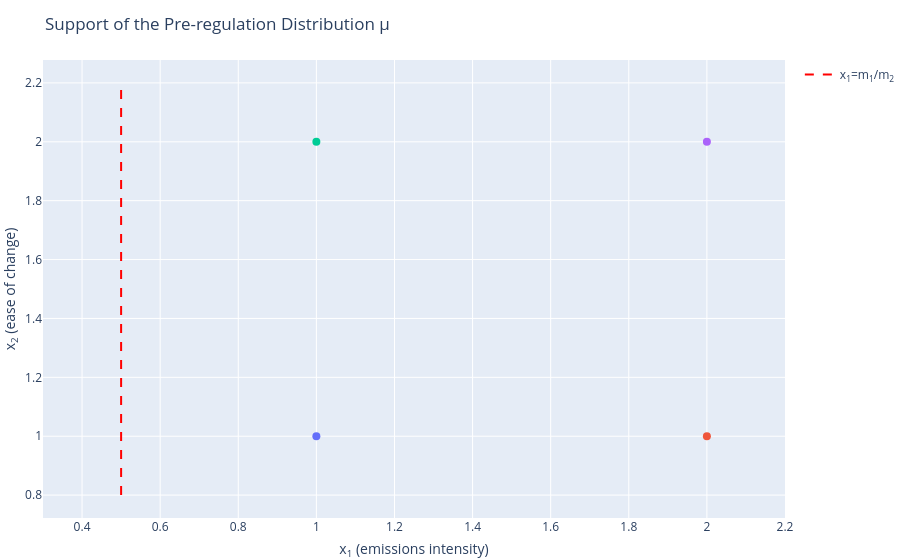

This figure's notebook cell:
### Code cell
plot_atomic_measure_2d(mu_norm_attain, colours = [palette[i % len(palette)] for i in range(len(mu_norm_attain))])

### Figure 1 — Plotly figure (JSON) as saved in the notebook; plotly's stock layout.template omitted (floating-point values rounded to 4 significant figures)
{"data": [{"marker": {"color": "#636EFA", "size": 8}, "mode": "markers", "name": "spt(&#956;)", "showlegend": false, "type": "scatter", "x": [1], "y": [1]}, {"marker": {"color": "#EF553B", "size": 8}, "mode": "markers", "name": "spt(&#956;)", "showlegend": false, "type": "scatter", "x": [2], "y": [1]}, {"marker": {"color": "#00CC96", "size": 8}, "mode": "markers", "name": "spt(&#956;)", "showlegend": false, "type": "scatter", "x": [1], "y": [2]}, {"marker": {"color": "#AB63FA", "size": 8}, "mode": "markers", "name": "spt(&#956;)", "showlegend": false, "type": "scatter", "x": [2], "y": [2]}, {"line": {"color": "red", "dash": "dash", "width": 2}, "mode": "lines", "name": "x<sub>1</sub>=m<sub>1</sub>/m<sub>2</sub>", "type": "scatter", "x": [0.5, 0.5], "y": [0.8, 2.2]}], "layout": {"margin": {"b": 0, "l": 0, "r": 0, "t": 60}, "showlegend": true, "title": {"text": "Support of the Pre-regulation Distribution &#956;"}, "xaxis": {"range": [0.3, 2.2], "title": {"text": "x<sub>1</sub> (emissions intensity)"}}, "yaxis": {"title": {"text": "x<sub>2</sub> (ease of change)"}}}}
